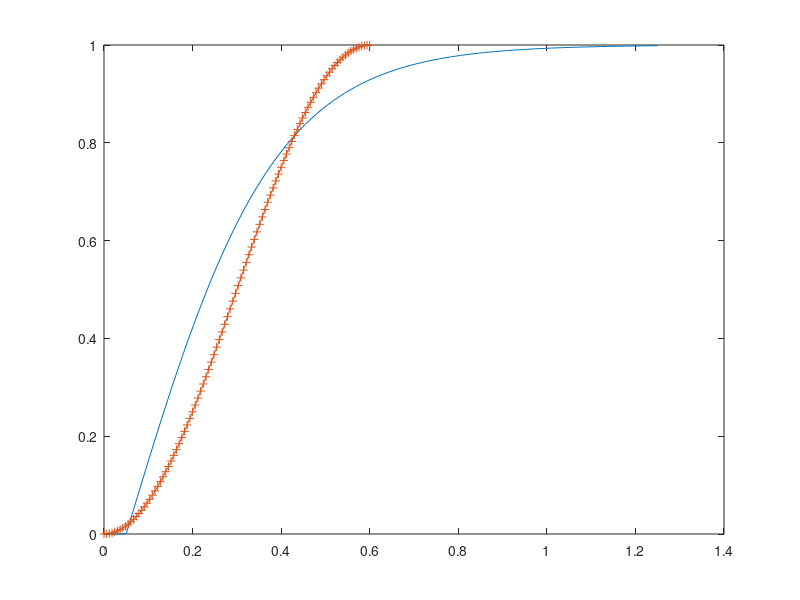

MATLAB code for this plot:
close all; clc; clear all;

Mthresh=0.05;
a=3;
x1=linspace(0,1.25);
y1=(tanh(a*(x1-Mthresh))+abs(tanh(a*(x1-Mthresh))))/2;
plot(x1,y1); hold all

% x=linspace(-20,20);
% y=1./(1+exp(-x));
% plot(x,y)

x2=linspace(0*Mthresh,0.6);
y2=0.5*(1+cos(pi+pi*(x2-x2(1))/(x2(end)-x2(1))));
plot(x2,y2,'+-')










% 
% x=0:100
% a=3
% y=(tanh(a*(x-xo)+abs(tanh(a*(x-xo)))/2;
% y=(tanh(a*(x-xo))+abs(tanh(a*(x-xo))))/2;
% xo=13
% y=(tanh(a*(x-xo))+abs(tanh(a*(x-xo))))/2;
% plot(x,y)
% a=0.1
% y=(tanh(a*(x-xo))+abs(tanh(a*(x-xo))))/2;
% plot(x,y)
% y=1./(1+exp(x))
% plot(x,y)
% y=1./(1+exp(-x));
% plot(x,y)
% y=1./(1+exp(-x+x0));
% y=1./(1+exp(-x+xo));
% plot(x,y)
% z=1-y
% plot(x,z)
% y=1./(1+exp(-x+xo)*a);
% plot(x,y)
% close all
% plot(x,y)
% a=10
% y=1./(1+exp(-x+xo)*a);
% hold all
% plot(x,y)
% a=100
% y=1./(1+exp(-x+xo)*a);
% plot(x,y)
% xo=0.5
% y=1./(1+exp(-x+xo)*a);
% plot(x,y)
% a=1/100
% y=1./(1+exp(-x+xo)*a);
% plot(x,y)
% close all
% plot(x,y)
% a=1/1
% y=1./(1+exp(-x+xo)*a);
% plot(x,y)
% a=1/100
% y=1./(1+exp(-x+xo)*a);
% plot(x,y)
% hold all
% a=1/1
% y=1./(1+exp(-x+xo)*a);
% plot(x,y)
% a=5
% y=1./(1+exp(-x+xo)*a);
% plot(x,y)
% a=1/0.05
% y=1./(1+exp(-x+xo)*a);
% plot(x,y)
% a=5/0.05
% y=1./(1+exp(-x+xo)*a);
% plot(x,y)
% a=20/0.05
% y=1./(1+exp(-x+xo)*a);
% plot(x,y)
% x=0:2:100
% x=0:2
% x=linspace(0,2)
% y=1./(1+exp(-x+xo)*a);
% x=linspace(0,2)
% close all
% plot(x,y)
% a=2/0.05
% y=1./(1+exp(-x+xo)*a);
% plot(x,y)
% a=5
% y=1./(1+exp(-x+xo)*a);
% plot(x,y)
% a=0.05
% y=1./(1+exp(-x+xo)*a);
% plot(x,y)
% a=0.0005
% y=1./(1+exp(-x+xo)*a);
% plot(x,y)